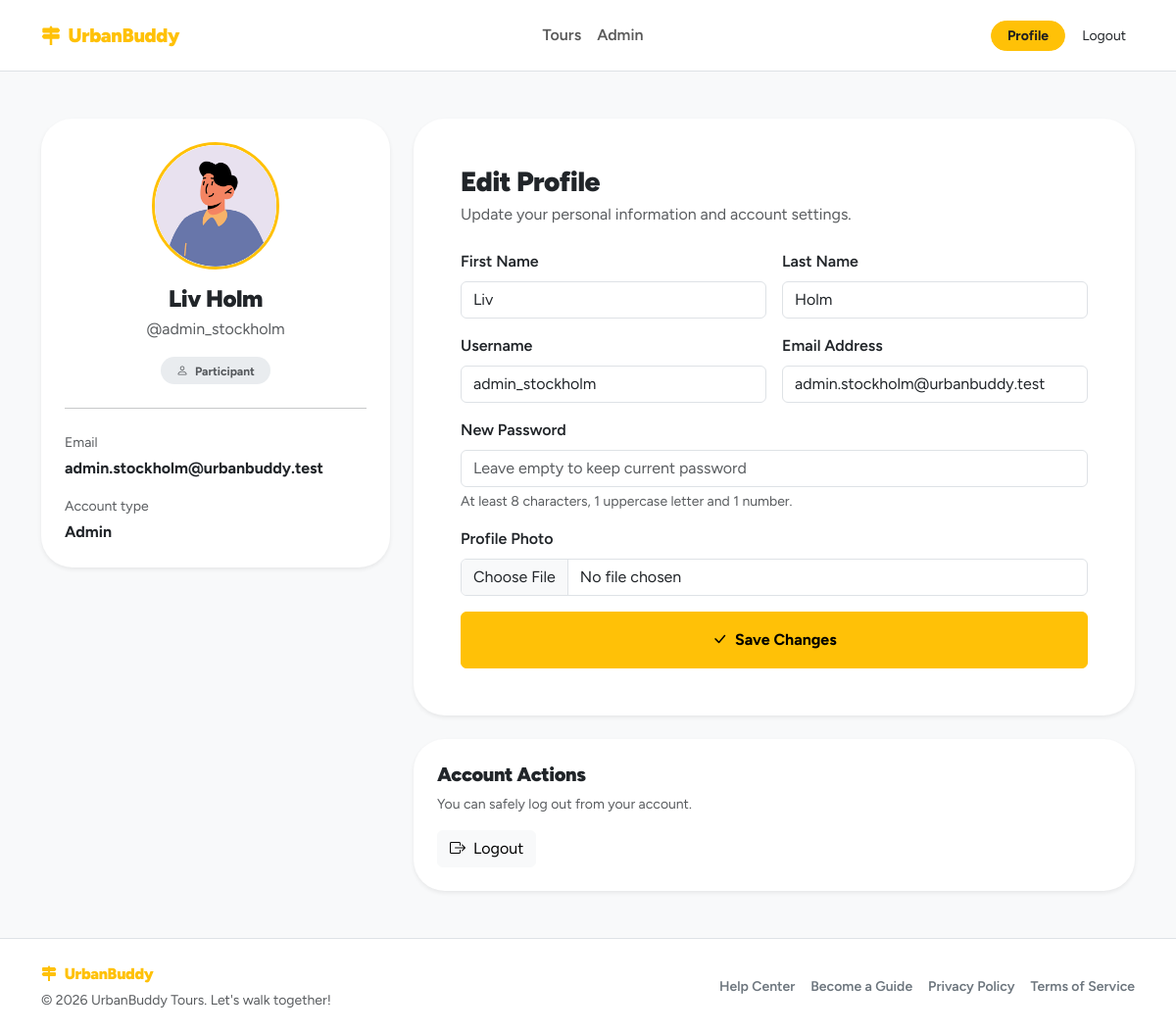
The page /profile (signed in) on the database its author committed.
### tables this page shows
CREATE TABLE "users" (
	"id"	TEXT,
	"email"	TEXT NOT NULL UNIQUE,
	"password_hash"	TEXT NOT NULL,
	"first_name"	TEXT NOT NULL,
	"last_name"	TEXT NOT NULL,
	"username"	TEXT NOT NULL,
	"role"	BLOB NOT NULL CHECK("role" IN ('guide', 'participant', 'admin')),
	"created_at"	TEXT DEFAULT CURRENT_TIMESTAMP,
	"updated_at"	TEXT DEFAULT CURRENT_TIMESTAMP,
	"profile_photo"	TEXT,
	PRIMARY KEY("id")
);

### app/auth/routes.py (the view, shortened to what this page needs)
@auth_bp.route("/profile", methods=["GET", "POST"])
@login_required
def profile():
    languages = LanguagesDAO.list_all_languages()
    if request.method == "GET":
        selected_language_ids = []
        if current_user.role == "guide":
            selected_language_ids = current_user.guide_language_ids
        return render_template(
            "profile.html",
            user=current_user,
            languages=languages,
            selected_language_ids=selected_language_ids,
        )

### app/auth/dao.py (called while the page is built)
    @staticmethod
    def _attach_guide_languages(user: User):
        if user is None:
            return None
        if user.role == "guide":
            user.guide_language_ids = UsersDAO._get_guide_language_ids(user.id)
        return user

    @staticmethod
    def get_user_by_id(user_id: str):
        db = get_db()
        row = db.execute(
            "SELECT * FROM users WHERE id = ?",
            (user_id,)
        ).fetchone()
        user = User.from_row(row)
        return UsersDAO._attach_guide_languages(user)

### app/auth/domain.py (called while the page is built)
    @staticmethod
    def from_row(row):
        if row is None:
            return None
        profile_photo = "default.png"
        if "profile_photo" in row.keys() and row["profile_photo"] is not None:
            profile_photo = row["profile_photo"]
        return User(
            id=row["id"],
            role=row["role"],
            email=row["email"],
            password_hash=row["password_hash"],
            username=row["username"],
            first_name=row["first_name"],
            last_name=row["last_name"],
            profile_photo=profile_photo
        )

### app/auth/routes.py (called while the page is built)
@login_manager.user_loader
def load_user(user_id):
    return UsersDAO.get_user_by_id(user_id)

### app/core/db.py (called while the page is built)
def get_db():
    if 'conn' not in g:
        g.conn = sqlite3.connect(current_app.config["DATABASE"])
        g.conn.row_factory = sqlite3.Row
    return g.conn

### app/tours/dao.py (called while the page is built)
    @staticmethod
    def list_all_languages():
        db = get_db()
        rows = db.execute(
            "SELECT * FROM languages ORDER BY name ASC"
        ).fetchall()
        return [Language.from_row(row) for row in rows]

### app/tours/domain.py (called while the page is built)
    @staticmethod
    def from_row(row):
        if row is None:
            return None
        return Language(
            id=row["id"],
            name=row["name"],
            label=row["label"],
            created_at=row["created_at"]
        )

### app/templates/profile.html (shortened to what this page needs)
{% extends "base.html" %}
{% block content %}
<section class="py-5">
    <div class="container">
        <div class="row g-4">
            <aside class="col-lg-4">
                <article class="card border-0 shadow-sm rounded-5">
                    <div class="card-body p-4 text-center">
                        <img
                            src="{{ url_for('static', filename='uploads/pics/' ~ user.profile_photo) }}"
                            alt="{{ user.username }}"
                            class="rounded-circle object-fit-cover border border-warning border-3 mb-3"
                            style="width: 130px; height: 130px;"
                        >
                        <h1 class="h4 fw-black mb-1">
                            {{ user.first_name }} {{ user.last_name }}
                        </h1>
                        <p class="text-body-secondary mb-3">
                            @{{ user.username }}
                        </p>
                        {% if user.role == "guide" %}
                            <span class="badge rounded-pill text-bg-warning px-3 py-2">
                                <i class="bi bi-map me-1"></i>
                                Guide
                            </span>
                        {% else %}
                            <span class="badge rounded-pill bg-body-secondary text-body-secondary px-3 py-2">
                                <i class="bi bi-person me-1"></i>
                                Participant
                            </span>
                        {% endif %}
                        <hr class="my-4">
                        <div class="text-start">
                            <p class="small text-body-secondary mb-1">Email</p>
                            <p class="fw-bold mb-3">{{ user.email }}</p>
                            <p class="small text-body-secondary mb-1">Account type</p>
                            <p class="fw-bold mb-0 text-capitalize">{{ user.role }}</p>
                        </div>
                    </div>
                </article>
            </aside>
            <div class="col-lg-8">
                <section class="card border-0 shadow-sm rounded-5">
                    <div class="card-body p-4 p-lg-5">
                        <div class="d-flex align-items-center justify-content-between gap-3 mb-4">
                            <div>
                                <h2 class="h3 fw-black mb-1">
                                    Edit Profile
                                </h2>
                                <p class="text-body-secondary mb-0">
                                    Update your personal information and account settings.
                                </p>
                            </div>
                        </div>
                        <form method="POST" action="{{ url_for('auth.profile') }}" enctype="multipart/form-data">
                            <div class="row g-3">
                                <div class="col-md-6">
                                    <label for="firstNameInput" class="form-label fw-semibold">First Name</label>
                                    <input
                                        type="text"
                                        class="form-control"
                                        id="firstNameInput"
                                        name="first_name"
                                        value="{{ user.first_name }}"
                                        required
                                    >
                                </div>
                                <div class="col-md-6">
                                    <label for="lastNameInput" class="form-label fw-semibold">Last Name</label>
                                    <input
                                        type="text"
                                        class="form-control"
                                        id="lastNameInput"
                                        name="last_name"
                                        value="{{ user.last_name }}"
                                        required
                                    >
                                </div>
                                <div class="col-md-6">
                                    <label for="usernameInput" class="form-label fw-semibold">Username</label>
                                    <input
                                        type="text"
                                        class="form-control"
                                        id="usernameInput"
                                        name="username"
                                        value="{{ user.username }}"
                                        required
                                    >
                                </div>
                                <div class="col-md-6">
                                    <label for="emailInput" class="form-label fw-semibold">Email Address</label>
                                    <input
                                        type="email"
                                        class="form-control"
                                        id="emailInput"
                                        name="email"
                                        value="{{ user.email }}"
                                        required
                                    >
                                </div>
                                <div class="col-12">
                                    <label for="passwordInput" class="form-label fw-semibold">New Password</label>
                                    <input
                                        type="password"
                                        class="form-control"
                                        id="passwordInput"
                                        name="password"
                                        placeholder="Leave empty to keep current password"
                                    >
                                    <div class="form-text">
                                        At least 8 characters, 1 uppercase letter and 1 number.
                                    </div>
                                </div>
                                <div class="col-12">
                                    <label for="profilePhotoInput" class="form-label fw-semibold">Profile Photo</label>
                                    <input
                                        type="file"
                                        class="form-control"
                                        id="profilePhotoInput"
                                        name="profile_photo"
                                        accept="image/png, image/jpeg, image/jpg, image/webp"
                                    >
                                </div>
                                <div class="col-12">
                                    <button type="submit" class="btn btn-warning fw-bold w-100 py-3">
                                        <i class="bi bi-check-lg me-1"></i>
                                        Save Changes
                                    </button>
                                </div>
                            </div>
                        </form>
                    </div>
                </section>
                <section class="card border-0 shadow-sm rounded-5 mt-4">
                    <div class="card-body p-4">
                        <h2 class="h5 fw-black mb-2">
                            Account Actions
                        </h2>
                        <p class="text-body-secondary small mb-3">
                            You can safely log out from your account.
                        </p>
                        <a href="{{ url_for('auth.logout') }}" class="btn btn-light">
                            <i class="bi bi-box-arrow-right me-1"></i>
                            Logout
                        </a>
                    </div>
                </section>
            </div>
        </div>
    </div>
</section>
{% endblock %}

### app/static/style.css (style rules this page uses)
:root { --bs-body-font-family: "Figtree", system-ui, -apple-system, "Segoe UI", Roboto, sans-serif; --ub-primary: #ffc107; --ub-primary-rgb: 255, 193, 7; --ub-on-primary: #1f1f1f; --ub-primary-soft-opacity: 0.18; }
.fw-black { font-weight: 900; letter-spacing: -0.02em; }

### rows shown on the page
users: profile_photo (placeholder picture), first_name "Liv", last_name "Holm", username "admin_stockholm", email "admin.stockholm@urbanbuddy.test", role "Admin"
